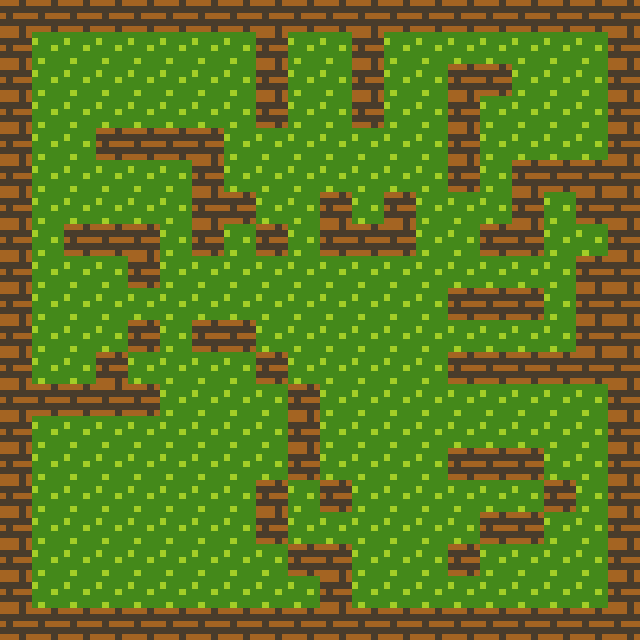

Tiled map render using the project's own tile images. Description and the whole map definition, tile-layer contents included, below:
An orthogonal 20x20 tile map with 32x32 px tiles, 1 tile layer (Background) and 27 objects (13x Holder, 13x Box, Player).

<map version="1.0" orientation="orthogonal" width="20" height="20" tilewidth="32" tileheight="32">
 <tileset firstgid="1" name="tiles" tilewidth="32" tileheight="32">
  <image source="../tiles.png" width="256" height="64" />
 </tileset>
 <layer name="Background" width="20" height="20">
  <data encoding="csv">
1,1,1,1,1,1,1,1,1,1,1,1,1,1,1,1,1,1,1,1,
1,2,2,2,2,2,2,2,1,2,2,1,2,2,2,2,2,2,2,1,
1,2,2,2,2,2,2,2,1,2,2,1,2,2,1,1,2,2,2,1,
1,2,2,2,2,2,2,2,1,2,2,1,2,2,1,2,2,2,2,1,
1,2,2,1,1,1,1,2,2,2,2,2,2,2,1,2,2,2,2,1,
1,2,2,2,2,2,1,2,2,2,2,2,2,2,1,2,1,1,1,1,
1,2,2,2,2,2,1,1,2,2,1,2,1,2,2,2,1,2,1,1,
1,2,1,1,1,2,1,2,1,2,1,1,1,2,2,1,1,2,2,1,
1,2,2,2,1,2,2,2,2,2,2,2,2,2,2,2,2,2,1,1,
1,2,2,2,2,2,2,2,2,2,2,2,2,2,1,1,1,2,1,1,
1,2,2,2,1,2,1,1,2,2,2,2,2,2,2,2,2,2,1,1,
1,2,2,1,2,2,2,2,1,2,2,2,2,2,1,1,1,1,1,1,
1,1,1,1,1,2,2,2,2,1,2,2,2,2,2,2,2,2,2,1,
1,2,2,2,2,2,2,2,2,1,2,2,2,2,2,2,2,2,2,1,
1,2,2,2,2,2,2,2,2,1,2,2,2,2,1,1,1,2,2,1,
1,2,2,2,2,2,2,2,1,2,1,2,2,2,2,2,2,1,2,1,
1,2,2,2,2,2,2,2,1,2,2,2,2,2,2,1,1,2,2,1,
1,2,2,2,2,2,2,2,2,1,1,2,2,2,1,2,2,2,2,1,
1,2,2,2,2,2,2,2,2,2,1,2,2,2,2,2,2,2,2,1,
1,1,1,1,1,1,1,1,1,1,1,1,1,1,1,1,1,1,1,1
</data>
 </layer>
 <objectgroup name="Objects" width="20" height="20">
  <object name="Player" gid="5" x="288" y="320" />
  <object name="Holder" gid="3" x="288" y="96" />
  <object name="Holder" gid="3" x="544" y="352" />
  <object name="Holder" gid="3" x="64" y="352" />
  <object name="Holder" gid="3" x="256" y="576" />
  <object name="Holder" gid="3" x="384" y="576" />
  <object name="Holder" gid="3" x="160" y="192" />
  <object name="Holder" gid="3" x="544" y="224" />
  <object name="Holder" gid="3" x="352" y="416" />
  <object name="Holder" gid="3" x="352" y="224" />
  <object name="Holder" gid="3" x="544" y="544" />
  <object name="Holder" gid="3" x="96" y="512" />
  <object name="Holder" gid="3" x="320" y="96" />
  <object name="Holder" gid="3" x="544" y="96" />
  <object name="Box" gid="4" x="288" y="160" />
  <object name="Box" gid="4" x="320" y="160" />
  <object name="Box" gid="4" x="128" y="128" />
  <object name="Box" gid="4" x="128" y="320" />
  <object name="Box" gid="4" x="512" y="128" />
  <object name="Box" gid="4" x="320" y="192" />
  <object name="Box" gid="4" x="384" y="288" />
  <object name="Box" gid="4" x="352" y="512" />
  <object name="Box" gid="4" x="512" y="576" />
  <object name="Box" gid="4" x="480" y="352" />
  <object name="Box" gid="4" x="128" y="544" />
  <object name="Box" gid="4" x="128" y="576" />
  <object name="Box" gid="4" x="160" y="416" />
 </objectgroup>
</map>